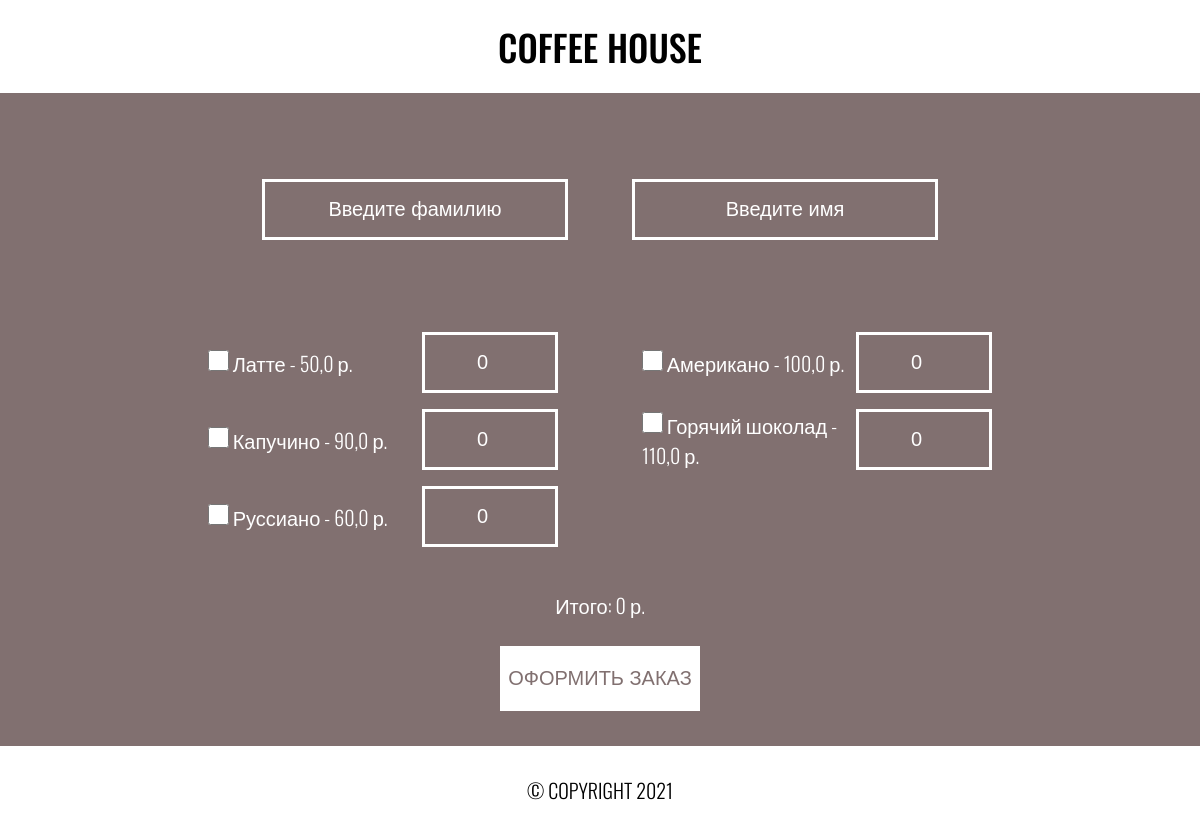
Page /order/ on the earlier database version.
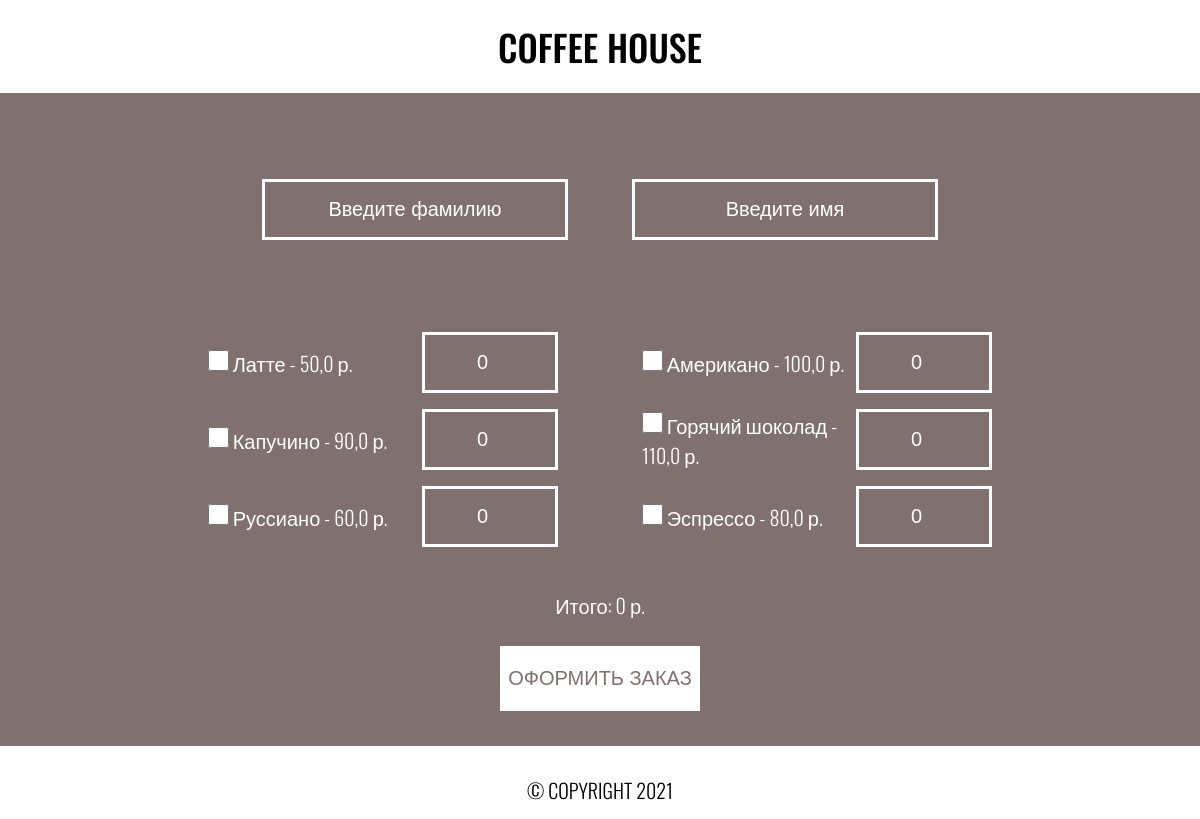
Same page on the later database version.
### mainapp/models.py (models this page shows, shortened)
class Product(models.Model):
    title = models.CharField(max_length=100, help_text='Введите наименование товара', verbose_name='Товар', null=False)
    price = models.FloatField(help_text='Введите стоимость', verbose_name='Цена', null=False)

### mainapp/views.py (the view)
# urls.py: path('order/', views.order, name="order"),
def order(request):
    products = Product.objects.all()
    return render(request, 'mainapp/order.html', {"products": products})

### templates/mainapp/order.html (shortened to what this page needs)
<!DOCTYPE html>
<html lang="en">
{% load static %}
<head>
    <link href= "{% static 'css/order.css' %}" rel="stylesheet">
</head>
<body>
    <header class="header">
        <a class="header_logo" href="/">Coffee house</a>
    </header>
    <main>
        <div class="name_input">
            <input class="input" name="surname" type="text" placeholder="Введите фамилию">
            <input class="input" name="firstname" type="text" placeholder="Введите имя">
        </div>
        <div class="for_chb">
            <div class="checkboxes">
                {% for product in products %}
                    <div class="product">
                        <div>
                            <input class="checkbox" type="checkbox" name="{{product.id}}" value="{{product.price}}" id="{{product.id}}">
                            <label for="{{product.id}}" class="label">{{product.title}} - {{product.price}} р.</label>
                        </div>
                        <input class="quantity" type="number" name="{{product.id}}" value="0" content="0" min="0" step="1">
                    </div>
                {% endfor %}
            </div>
        </div>
        <p class="result_logo">Итого: <span class="result">0</span> р.</p>
        <div class="div_btn">
            <button class="btn" type="submit" onclick="btnClick()">Оформить заказ</button>
        </div>
        <footer class="footer">
            <h3 class="footer_logo">© COPYRIGHT 2021</h3>
        </footer>
    </main>
</body>
</html>

### static/css/order.css (style rules this page uses)
* { padding: 0; margin: 0; }
body { font-family: 'Exo 2', sans-serif; font-family: 'Montserrat', sans-serif; font-family: 'Oswald', sans-serif; }
.header { width: 100%; background-color: #FFFFFF; display: flex; justify-content: center; align-items: center; }
.header_logo { margin: 20px; text-decoration: none; color: #000000; text-transform: uppercase; font-weight: 500; font-size: 36px; }
.name_input { background-color: #817070; display: flex; justify-content: center; align-items: center; flex-direction: row; flex-wrap: wrap; }
.input { margin: 86px 32px 84px 32px; background: #817070; border: 3px solid #FFFFFF; width: 300px; height: 55px; color: #FFFFFF; font-weight: 300; font-size: 20px; }
.input::placeholder { text-align: center; font-weight: 300; font-size: 20px; color: #FFFFFF; }
.checkboxes { display: flex; justify-content: space-between; align-items: center; flex-wrap: wrap; width: 800px; }
.for_chb { background-color: #817070; display: flex; justify-content: center; align-items: center; }
.product { width: 350px; display: flex; justify-content: space-between; align-items: center; margin: 8px; }
.quantity { width: 130px; height: 55px; background: #817070; border: 3px solid #FFFFFF; font-weight: 300; font-size: 20px; color: #FFFFFF; text-align: center; }
.label { font-weight: 300; font-size: 20px; color: #FFFFFF; }
.checkbox { width: 21px; height: 23px; }
.result_logo { text-align: center; font-weight: 300; font-size: 20px; color: #FFFFFF; background-color: #817070; padding-top: 35px; }
.div_btn { display: flex; justify-content: center; align-items: center; background-color: #817070; padding-top: 26px; padding-bottom: 35px; }
.btn { width: 200px; height: 65px; background-color: #FFFFFF; border: none; font-weight: 500; font-size: 20px; color: #817070; text-transform: uppercase; }
.footer_logo { text-align: center; font-weight: 300; font-size: 20px; color: #000000; margin-top: 29px; margin-bottom: 14px; }

Differences in the rows shown:
added Product: title "Эспрессо", price "80,0"
